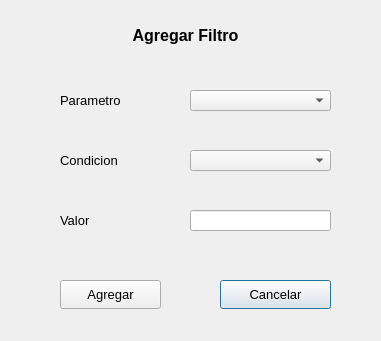
<?xml version="1.0" encoding="UTF-8"?>
<ui version="4.0">
 <class>AgregarFiltro</class>
 <widget class="QDialog" name="AgregarFiltro">
  <property name="geometry">
   <rect>
    <x>0</x>
    <y>0</y>
    <width>381</width>
    <height>341</height>
   </rect>
  </property>
  <property name="windowTitle">
   <string>Dialog</string>
  </property>
  <widget class="QPushButton" name="cancelar">
   <property name="geometry">
    <rect>
     <x>220</x>
     <y>280</y>
     <width>111</width>
     <height>29</height>
    </rect>
   </property>
   <property name="font">
    <font>
     <pointsize>10</pointsize>
    </font>
   </property>
   <property name="text">
    <string>Cancelar</string>
   </property>
  </widget>
  <widget class="QPushButton" name="agregar">
   <property name="geometry">
    <rect>
     <x>60</x>
     <y>280</y>
     <width>101</width>
     <height>29</height>
    </rect>
   </property>
   <property name="font">
    <font>
     <pointsize>10</pointsize>
    </font>
   </property>
   <property name="text">
    <string>Agregar</string>
   </property>
  </widget>
  <widget class="QLabel" name="label">
   <property name="geometry">
    <rect>
     <x>60</x>
     <y>150</y>
     <width>151</width>
     <height>20</height>
    </rect>
   </property>
   <property name="font">
    <font>
     <pointsize>10</pointsize>
    </font>
   </property>
   <property name="text">
    <string>Condicion</string>
   </property>
  </widget>
  <widget class="QComboBox" name="condicion">
   <property name="geometry">
    <rect>
     <x>190</x>
     <y>150</y>
     <width>141</width>
     <height>21</height>
    </rect>
   </property>
   <property name="font">
    <font>
     <pointsize>10</pointsize>
    </font>
   </property>
  </widget>
  <widget class="QLabel" name="label_2">
   <property name="geometry">
    <rect>
     <x>60</x>
     <y>90</y>
     <width>151</width>
     <height>20</height>
    </rect>
   </property>
   <property name="font">
    <font>
     <pointsize>10</pointsize>
    </font>
   </property>
   <property name="text">
    <string>Parametro</string>
   </property>
  </widget>
  <widget class="QLabel" name="label_3">
   <property name="geometry">
    <rect>
     <x>60</x>
     <y>210</y>
     <width>151</width>
     <height>20</height>
    </rect>
   </property>
   <property name="font">
    <font>
     <pointsize>10</pointsize>
    </font>
   </property>
   <property name="text">
    <string>Valor</string>
   </property>
  </widget>
  <widget class="QComboBox" name="parametro">
   <property name="geometry">
    <rect>
     <x>190</x>
     <y>90</y>
     <width>141</width>
     <height>21</height>
    </rect>
   </property>
   <property name="font">
    <font>
     <pointsize>10</pointsize>
    </font>
   </property>
  </widget>
  <widget class="QLabel" name="label_91">
   <property name="geometry">
    <rect>
     <x>30</x>
     <y>20</y>
     <width>311</width>
     <height>31</height>
    </rect>
   </property>
   <property name="font">
    <font>
     <pointsize>12</pointsize>
     <bold>true</bold>
    </font>
   </property>
   <property name="text">
    <string>Agregar Filtro</string>
   </property>
   <property name="alignment">
    <set>Qt::AlignCenter</set>
   </property>
  </widget>
  <widget class="QLineEdit" name="valor">
   <property name="geometry">
    <rect>
     <x>190</x>
     <y>210</y>
     <width>141</width>
     <height>21</height>
    </rect>
   </property>
   <property name="font">
    <font>
     <pointsize>10</pointsize>
    </font>
   </property>
   <property name="text">
    <string/>
   </property>
  </widget>
 </widget>
 <resources/>
 <connections/>
</ui>
